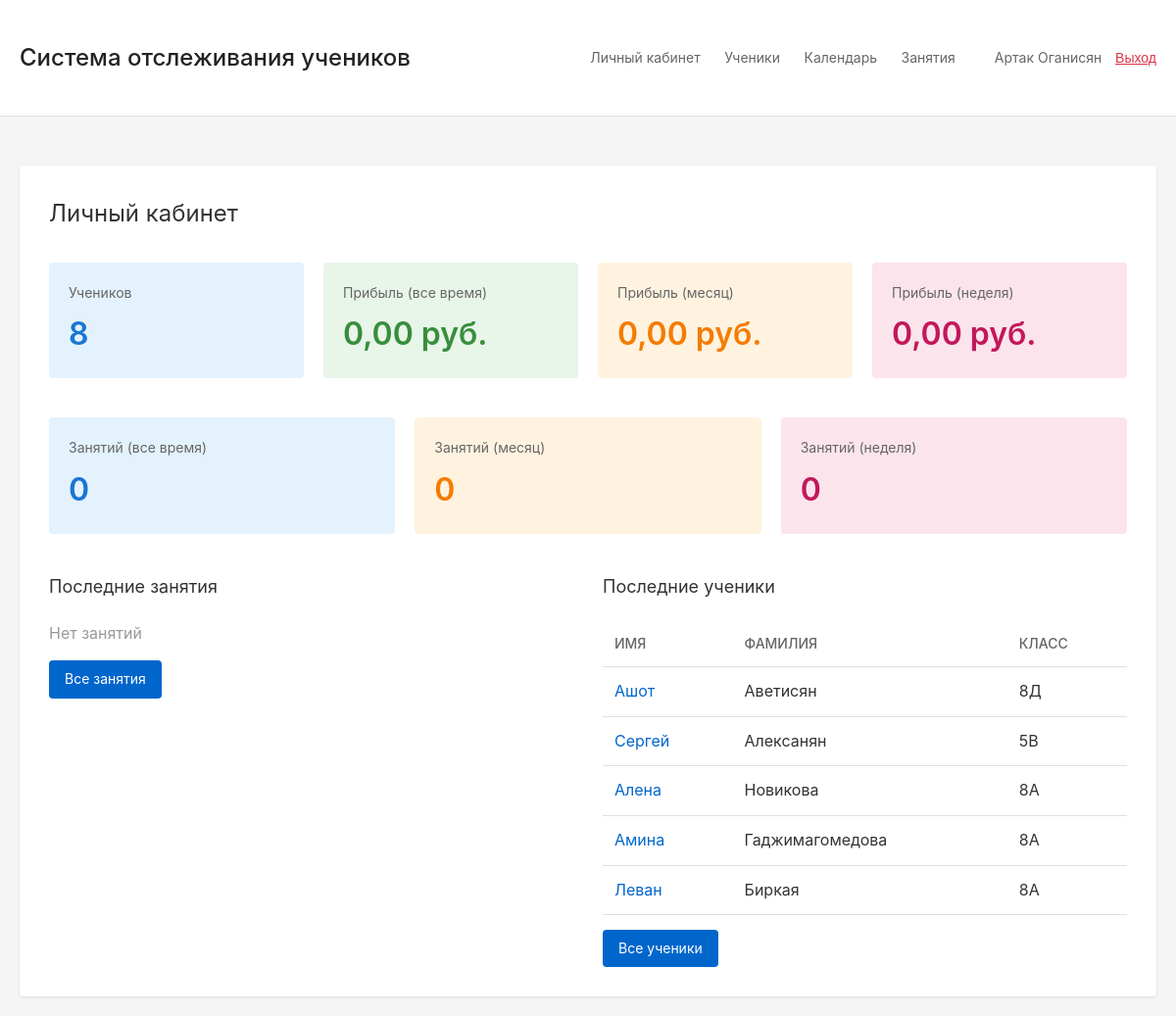
The app's page / (signed in), older data.
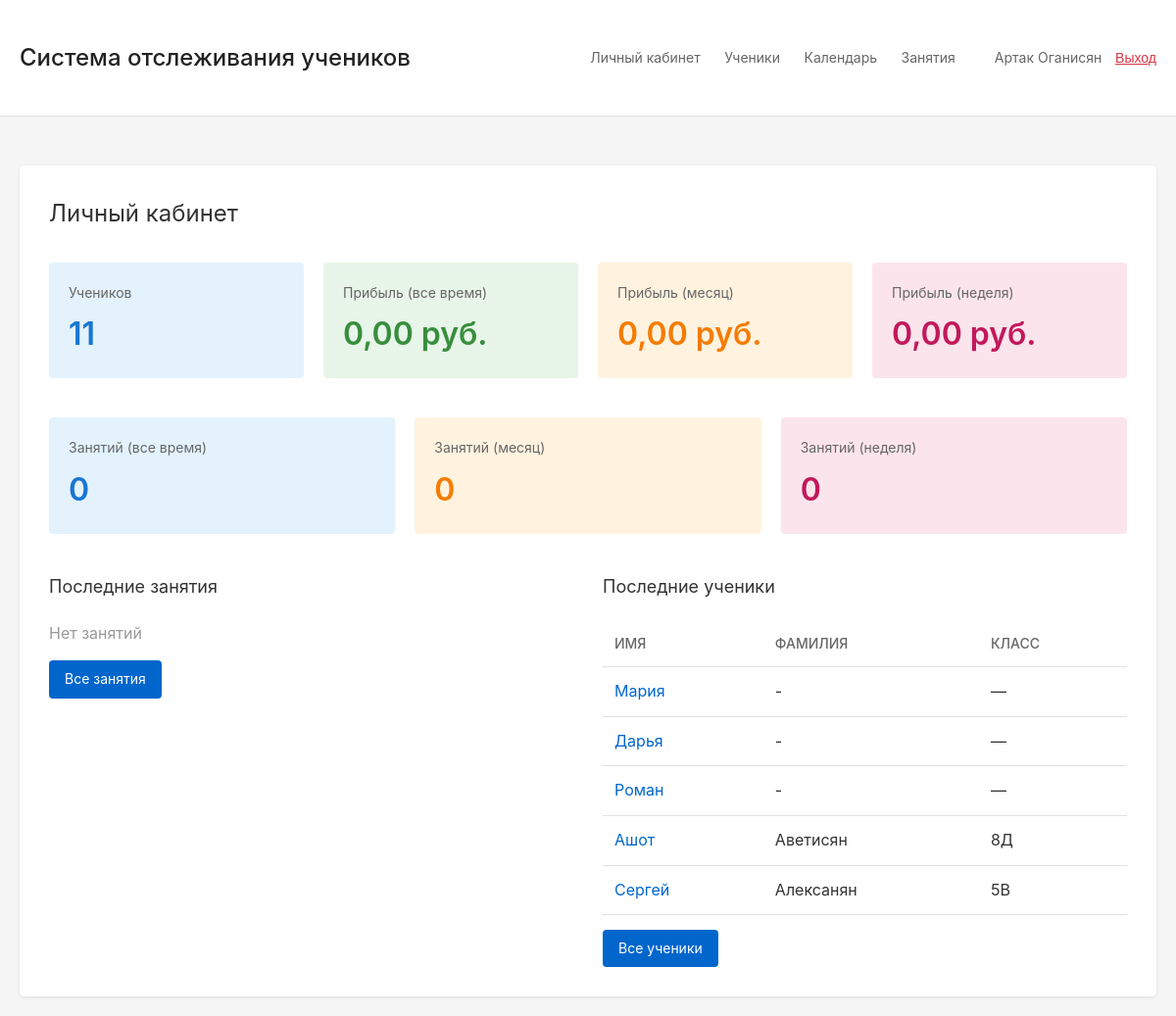
The same page, newer data.
### main/models.py (models this page shows, shortened)
class Student(models.Model):
    tutor = models.ForeignKey(Tutor, on_delete=models.CASCADE, related_name='students', verbose_name='Репетитор')
    first_name = models.CharField(max_length=100, verbose_name='Имя')
    last_name = models.CharField(max_length=100, verbose_name='Фамилия')
    phone = models.CharField(max_length=20, blank=True, null=True, verbose_name='Телефон')
    telegram = models.CharField(max_length=20, blank=True, null=True, verbose_name='Телеграм')
    created_at = models.DateTimeField(auto_now_add=True, verbose_name='Дата создания')
    updated_at = models.DateTimeField(auto_now=True, verbose_name='Дата обновления')
    grade = models.CharField(max_length=10, blank=True, null=True, verbose_name='Класс')
    notes = models.TextField(blank=True, verbose_name='Заметки')
    is_active = models.BooleanField(default=True, verbose_name='Активен')
    class Meta:
        verbose_name = 'Ученик'
        verbose_name_plural = 'Ученики'
        ordering = ['last_name', 'first_name']

### main/views.py (the view)
# urls.py: path('', views.dashboard, name='dashboard'),
@login_required
def dashboard(request):
    try:
        tutor = get_tutor(request)
        if not tutor:
            tutor = Tutor.objects.create(user=request.user)
            messages.success(request, 'Профиль репетитора создан.')
        now = timezone.now()
        today = now.date()
        week_ago = today - timedelta(days=7)
        month_ago = today - timedelta(days=30)
        students_count = tutor.get_students_count()
        profit_all_time = tutor.get_total_profit()
        profit_month = tutor.get_total_profit(start_date=month_ago)
        profit_week = tutor.get_total_profit(start_date=week_ago)
        lessons_all_time = tutor.get_lessons_count()
        lessons_month = tutor.get_lessons_count(start_date=month_ago)
        lessons_week = tutor.get_lessons_count(start_date=week_ago)
        recent_lessons = Lesson.objects.filter(tutor=tutor).order_by('-date', '-time')[:5]
        recent_students = Student.objects.filter(tutor=tutor).order_by('-created_at')[:5]
        return render(request, 'main/dashboard.html', {
            'tutor': tutor,
            'students_count': students_count,
            'profit_all_time': profit_all_time,
            'profit_month': profit_month,
            'profit_week': profit_week,
            'lessons_all_time': lessons_all_time,
            'lessons_month': lessons_month,
            'lessons_week': lessons_week,
            'recent_lessons': recent_lessons,
            'recent_students': recent_students,
        })
    except Exception as e:
        import traceback
        print(f"Error in dashboard: {e}")
        print(traceback.format_exc())
        messages.error(request, f'Произошла ошибка: {str(e)}')
        return redirect('login')

### main/models.py (called while the page is built)
    def get_students_count(self):
        return self.students.filter(is_active=True).count()

    def get_total_profit(self, start_date=None, end_date=None):
        payments = Payment.objects.filter(student__tutor=self)
        if start_date:
            payments = payments.filter(payment_date__gte=start_date)
        if end_date:
            payments = payments.filter(payment_date__lte=end_date)
        result = payments.aggregate(total=Sum('amount'))
        return result['total'] or Decimal('0.00')

    def get_lessons_count(self, start_date=None, end_date=None):
        lessons = self.lessons.all()
        if start_date:
            lessons = lessons.filter(date__gte=start_date)
        if end_date:
            lessons = lessons.filter(date__lte=end_date)
        return lessons.count()

### main/views.py (called while the page is built)
def get_tutor(request):
    if request.user.is_authenticated:
        try:
            return request.user.tutor
        except Tutor.DoesNotExist:
            return None
    return None

### main/templates/main/dashboard.html (shortened to what the changed rows need)
{% extends 'main/base.html' %}
{% block content %}
<h2 style="margin-bottom: 30px; font-weight: 400; font-size: 24px;">
    Личный кабинет
</h2>
<div class="dashboard-grid" style="display: grid; grid-template-columns: repeat(auto-fit, minmax(250px, 1fr)); gap: 20px; margin-bottom: 40px;">
    <div style="padding: 20px; background: #e3f2fd; border-radius: 4px;">
        <div style="font-size: 14px; color: #666; margin-bottom: 5px;">Учеников</div>
        <div style="font-size: 32px; font-weight: 600; color: #1976d2;">{{ students_count }}</div>
    </div>
</div>
<div class="dashboard-tables" style="display: grid; grid-template-columns: repeat(auto-fit, minmax(400px, 1fr)); gap: 30px;">
    <div>
        {% if recent_students %}
            <table>
                <thead>
                    <tr>
                        <th>Имя</th>
                        <th>Фамилия</th>
                        <th>Класс</th>
                    </tr>
                </thead>
                <tbody>
                    {% for student in recent_students %}
                    <tr>
                        <td><a href="{% url 'student_detail' student.pk %}">{{ student.first_name }}</a></td>
                        <td>{{ student.last_name }}</td>
                        <td>{{ student.grade|default:"—" }}</td>
                    </tr>
                    {% endfor %}
                </tbody>
            </table>
        {% else %}
            <p style="color: #999;">Нет учеников</p>
        {% endif %}
    </div>
</div>
{% endblock %}

Row changes from the older to the newer data that the page shows:
no longer on this page (row unchanged): Student: first_name "Алена", last_name "Новикова", grade "8А"
no longer on this page (row unchanged): Student: first_name "Амина", last_name "Гаджимагомедова", grade "8А"
no longer on this page (row unchanged): Student: first_name "Леван", last_name "Биркая", grade "8А"
added Student: first_name "Мария", last_name "-", grade "—"
added Student: first_name "Дарья", last_name "-", grade "—"
added Student: first_name "Роман", last_name "-", grade "—"
Text that changed along with them:
{{ students_count }}: "8" → "11"
